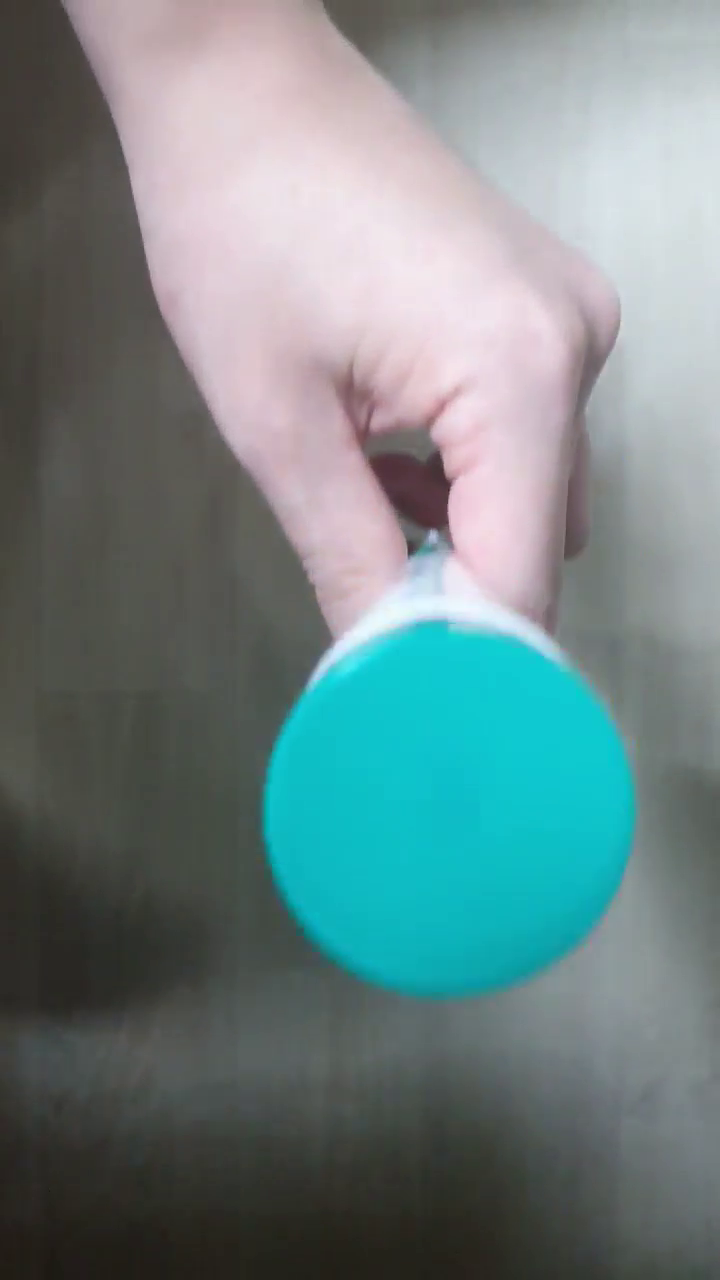
#> input picture frame 22 of Homework2/tracking3.mp4, 720 x 1280 px, given in place of tracking2.avi, which was not available
$ jupyter execute --allow-errors chap141.ipynb
#> lines starting #> are read from the running program, lines starting #| are printed output that depends on the picture; after the words box and inside, x2 and y2 are one past the last pixel; in counts of white or black regions, pixels touching at a corner belong together; pictures that were not available may be replaced by others from this repository, and a replacement may not be noted
[cell 1]
import cv2
flags = [i for i in dir(cv2) if i.startswith('COLOR_')]
print (flags)

[cell 2]
import cv2
import numpy as np

cap = cv2.VideoCapture("tracking2.avi")

while(1):
    # Take each frame
    ret, frame = cap.read()
#> frame is the input picture: shape (1280, 720, 3); mean B, G, R 132.4, 131.9, 112.9
    # Convert BGR to HSV
    if ret :
        hsv = cv2.cvtColor(frame, cv2.COLOR_BGR2HSV)
#> hsv: shape (1280, 720, 3); mean H, S, V 86.4, 50.6, 138.2
        # define range of blue color in HSV
        lower_blue = np.array([40,50,50])
        upper_blue = np.array([90,255,255])
        # Threshold the HSV image to get only blue colors
        mask = cv2.inRange(hsv, lower_blue, upper_blue)
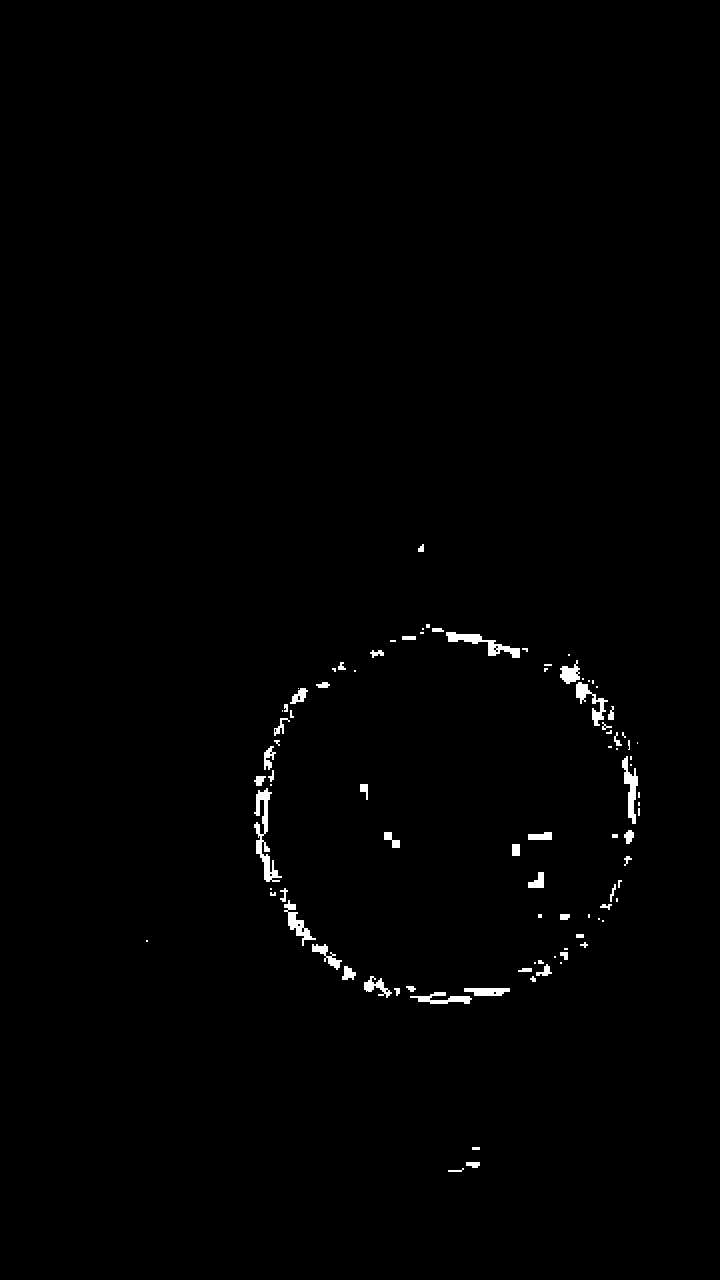
#> mask: shape (1280, 720); 0.78% white; 93 white regions (39 under 20 px), largest, box (x1, y1, x2, y2) and area: (254, 788, 282, 882) 830, (446, 632, 520, 658) 604, (622, 756, 638, 824) 484
        # Bitwise-AND mask and original image
        res = cv2.bitwise_and(frame,frame, mask= mask)
        cv2.imshow('frame',frame)
        cv2.imshow('mask',mask)
        cv2.imshow('res',res)

    else:
        break
    k = cv2.waitKey(5) & 0xFF
#> (key Esc is pressed here)
    if k == 27:
            break

cap.release()
cv2.destroyAllWindows()

[cell 3]
import cv2
import numpy as np
from matplotlib import pyplot as plt

img = cv2.imread('gray.png',0)
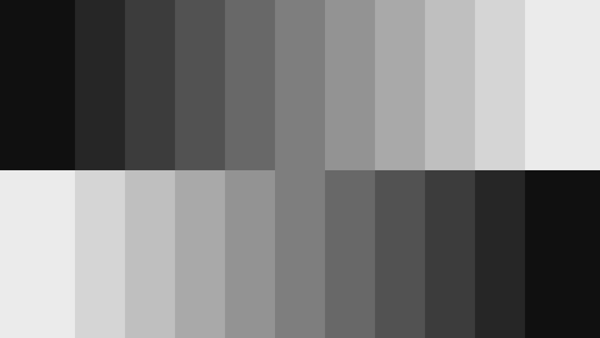
#> input picture Chap141/gray.png, 600 x 338 px
#> img is the input picture: shape (338, 600); min 6, max 245, mean 125.5
ret,thresh1 = cv2.threshold(img,127,255,cv2.THRESH_BINARY)
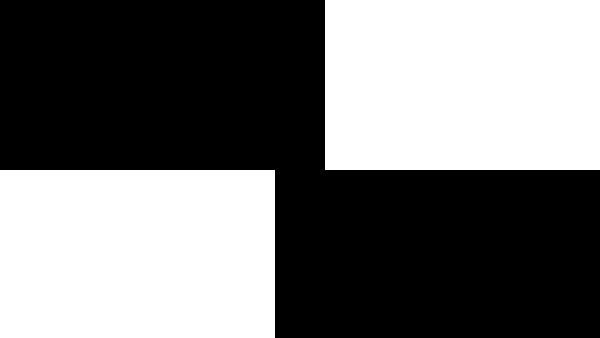
#> thresh1: shape (338, 600); 45.8% white; 2 white regions, box (x1, y1, x2, y2) and area: (325, 0, 600, 170) 46750, (0, 170, 275, 338) 46200
ret,thresh2 = cv2.threshold(img,127,255,cv2.THRESH_BINARY_INV)
ret,thresh3 = cv2.threshold(img,127,255,cv2.THRESH_TRUNC)
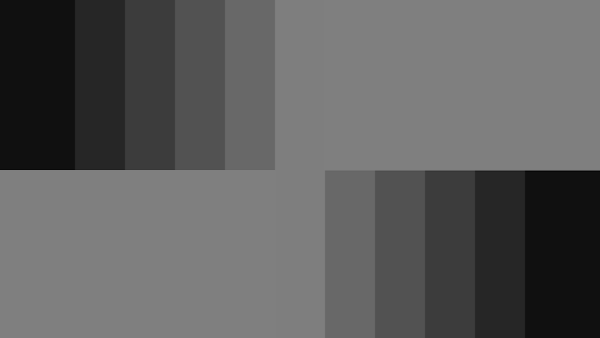
#> thresh3: shape (338, 600); min 6, max 127, mean 94.4
ret,thresh4 = cv2.threshold(img,127,255,cv2.THRESH_TOZERO)
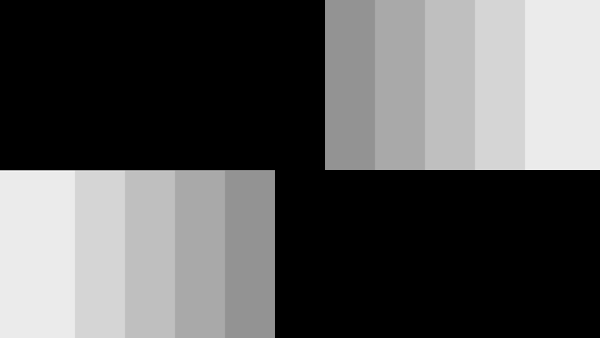
#> thresh4: shape (338, 600); min 0, max 245, mean 89.3
ret,thresh5 = cv2.threshold(img,127,255,cv2.THRESH_TOZERO_INV)
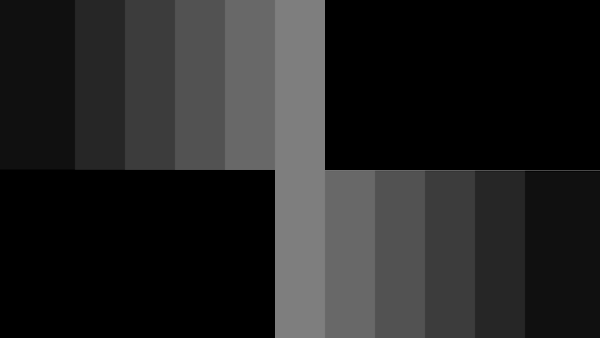
#> thresh5: shape (338, 600); min 0, max 127, mean 36.2

titles = ['Original Image','BINARY','BINARY_INV','TRUNC','TOZERO','TOZERO_INV']
images = [img, thresh1, thresh2, thresh3, thresh4, thresh5]

for i in range(6):
    plt.subplot(2,3,i+1),plt.imshow(images[i],'gray')
    plt.title(titles[i])
    plt.xticks([]),plt.yticks([])
plt.show()

[cell 4]
import cv2
import numpy as np
from matplotlib import pyplot as plt

img = cv2.imread('tree.jpg',0)
#> (the rest of this cell did not finish here and is left out)

[cell 5]
import cv2
import numpy as np
from matplotlib import pyplot as plt

img = cv2.imread('tree.jpg',0)
ret,thresh1 = cv2.threshold(img,127,255,cv2.THRESH_BINARY)
ret,thresh2 = cv2.threshold(img,127,255,cv2.THRESH_BINARY_INV)
ret,thresh3 = cv2.threshold(img,127,255,cv2.THRESH_TRUNC)
ret,thresh4 = cv2.threshold(img,127,255,cv2.THRESH_TOZERO)
ret,thresh5 = cv2.threshold(img,127,255,cv2.THRESH_TOZERO_INV)

titles = ['Original Image','BINARY','BINARY_INV','TRUNC','TOZERO','TOZERO_INV']
images = [img, thresh1, thresh2, thresh3, thresh4, thresh5]

#> (the rest of this cell did not finish here and is left out)

[cell 6]
import cv2
import numpy as np
from matplotlib import pyplot as plt

img = cv2.imread('tree2.jpg',0)
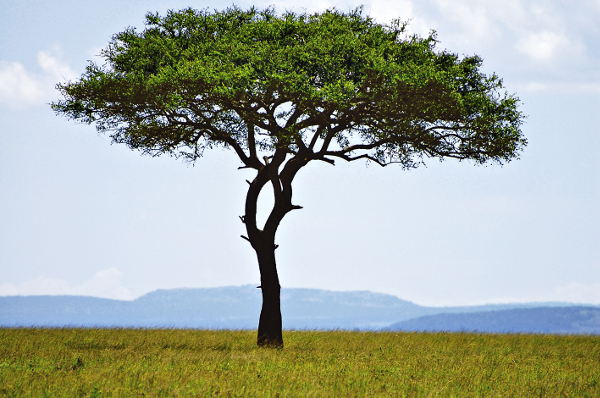
#> input picture Chap141/tree2.jpg, 600 x 398 px
#> img: shape (398, 600); min 0, max 255, mean 165.7
img = cv2.medianBlur(img,5)
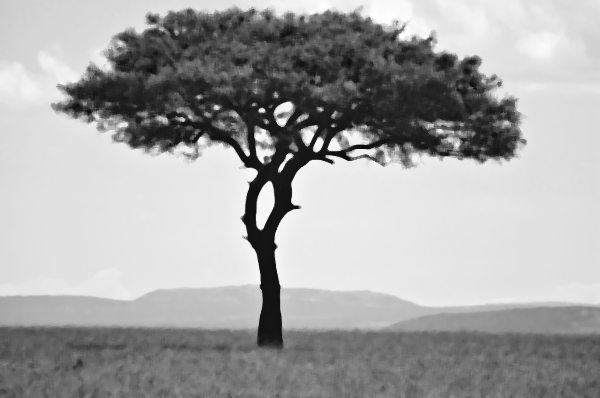
#> img: shape (398, 600); min 12, max 255, mean 164.8

ret,th1 = cv2.threshold(img,127,255,cv2.THRESH_BINARY)
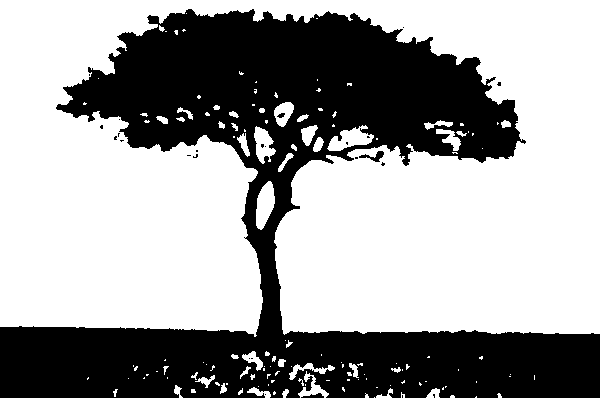
#> th1: shape (398, 600); 62.4% white; 26 black regions (22 under 20 px), largest, box (x1, y1, x2, y2) and area: (0, 9, 600, 398) 89530, (359, 151, 384, 162) 111, (301, 393, 324, 398) 66, (277, 113, 285, 118) 26
th2 = cv2.adaptiveThreshold(img,255,cv2.ADAPTIVE_THRESH_MEAN_C,\
    cv2.THRESH_BINARY,11,2)
#> th2: shape (398, 600); 75.4% white; 646 black regions (446 under 20 px), largest, box (x1, y1, x2, y2) and area: (50, 46, 527, 364) 23912, (287, 305, 600, 381) 4124, (0, 325, 253, 352) 2370
th3 = cv2.adaptiveThreshold(img,255,cv2.ADAPTIVE_THRESH_GAUSSIAN_C,\
    cv2.THRESH_BINARY,11,2)
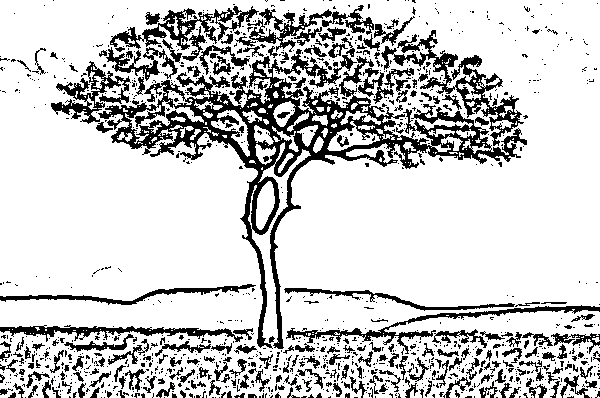
#> th3: shape (398, 600); 79.5% white; 1182 black regions (948 under 20 px), largest, box (x1, y1, x2, y2) and area: (98, 49, 527, 349) 17451, (381, 30, 524, 146) 2940, (110, 6, 259, 50) 1823

titles = ['Original Image', 'Global Thresholding (v = 127)',
'Adaptive Mean Thresholding', 'Adaptive Gaussian Thresholding']

images = [img, th1, th2, th3]
for i in range(4):
    plt.subplot(2,2,i+1),plt.imshow(images[i],'gray')
    plt.title(titles[i])
    plt.xticks([]),plt.yticks([])
plt.show()

[cell 7]
import cv2
import numpy as np
from matplotlib import pyplot as plt

img = cv2.imread('tree.jpg',0)
# global thresholding
ret1,th1 = cv2.threshold(img,127,255,cv2.THRESH_BINARY)

# Otsu's thresholding
ret2,th2 = cv2.threshold(img,0,255,cv2.THRESH_BINARY+cv2.THRESH_OTSU)
#> ret2 = 0

# Otsu's thresholding after Gaussian filtering
#> (the rest of this cell did not finish here and is left out)

$ run again, starting later in the video
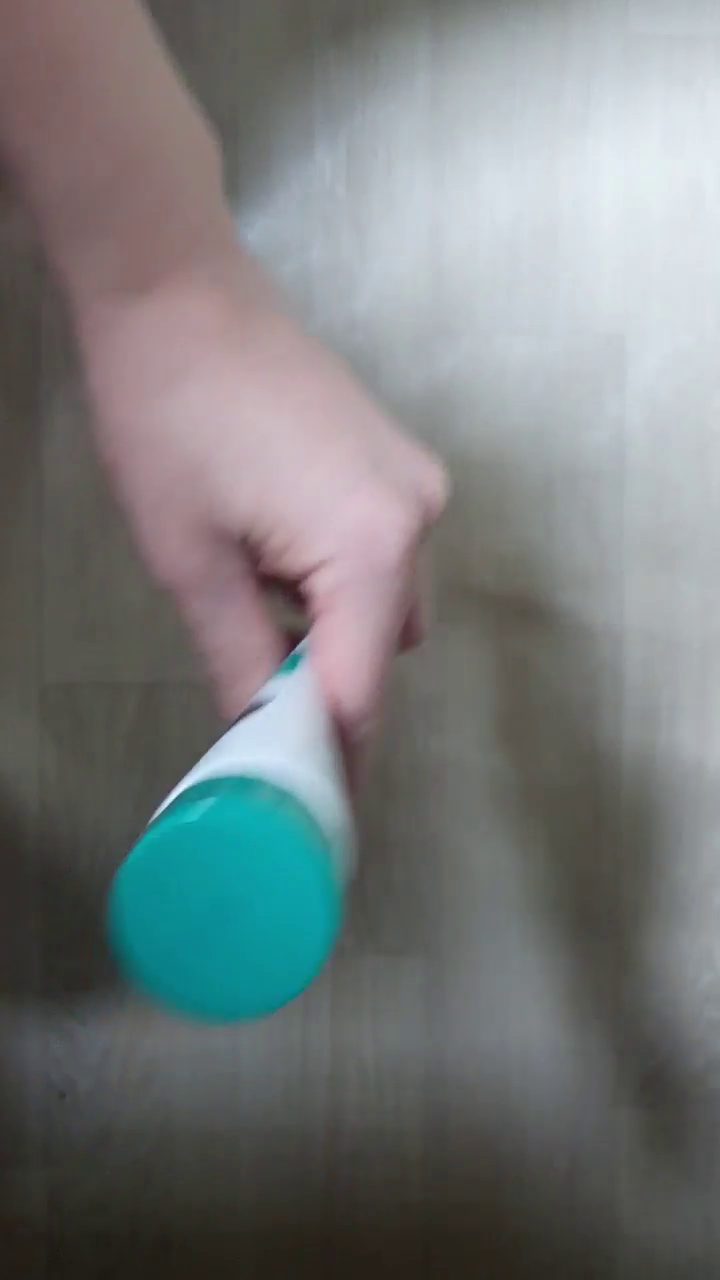
#> input picture frame 99 of Homework2/tracking3.mp4, 720 x 1280 px, given in place of tracking2.avi, which was not available
#> frame is the input picture: shape (1280, 720, 3); mean B, G, R 123.3, 123.1, 119
#> hsv: shape (1280, 720, 3); mean H, S, V 74.2, 35.5, 129.8
#> mask: shape (1280, 720); 0.95% white; 70 white regions (35 under 20 px), largest, box (x1, y1, x2, y2) and area: (240, 794, 330, 854) 1956, (306, 850, 348, 948) 1716, (138, 996, 208, 1024) 541
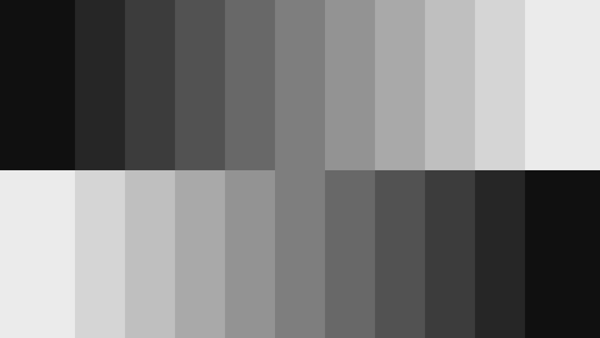
#> input picture Chap141/gray.png, 600 x 338 px
#> img is the input picture: shape (338, 600); min 6, max 245, mean 125.5
#> thresh1: shape (338, 600); 45.8% white; 2 white regions, box (x1, y1, x2, y2) and area: (325, 0, 600, 170) 46750, (0, 170, 275, 338) 46200
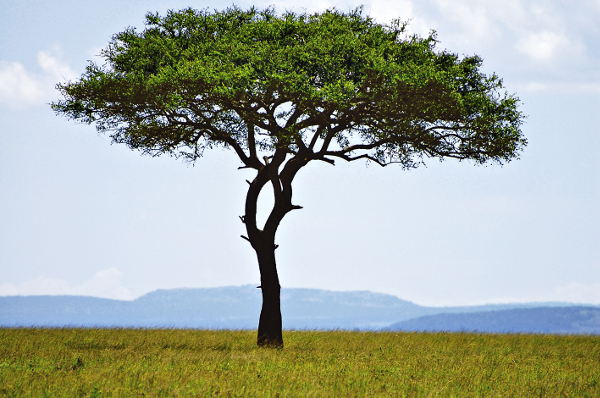
#> input picture Chap141/tree2.jpg, 600 x 398 px
#> th1: shape (398, 600); 62.4% white; 26 black regions (22 under 20 px), largest, box (x1, y1, x2, y2) and area: (0, 9, 600, 398) 89530, (359, 151, 384, 162) 111, (301, 393, 324, 398) 66, (277, 113, 285, 118) 26
#> th2: shape (398, 600); 75.4% white; 646 black regions (446 under 20 px), largest, box (x1, y1, x2, y2) and area: (50, 46, 527, 364) 23912, (287, 305, 600, 381) 4124, (0, 325, 253, 352) 2370
#> th3: shape (398, 600); 79.5% white; 1182 black regions (948 under 20 px), largest, box (x1, y1, x2, y2) and area: (98, 49, 527, 349) 17451, (381, 30, 524, 146) 2940, (110, 6, 259, 50) 1823
#> ret2 = 0

$ run again, starting later in the video
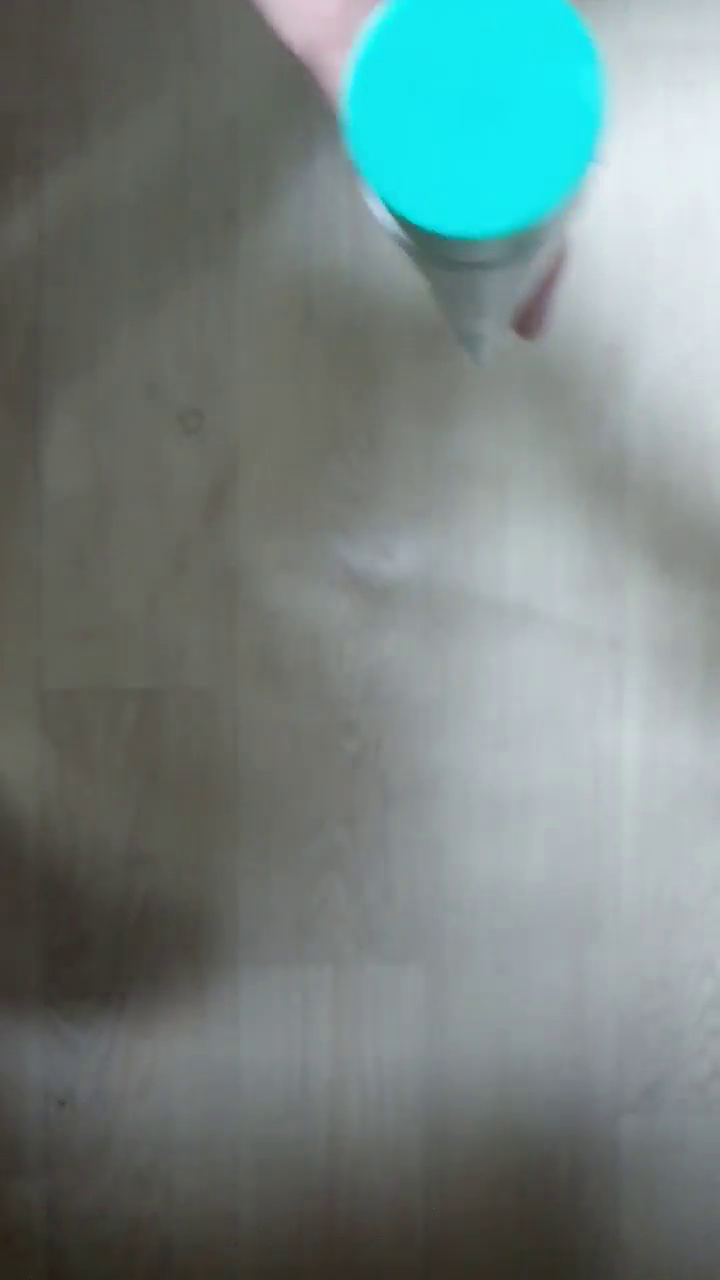
#> input picture frame 176 of Homework2/tracking3.mp4, 720 x 1280 px, given in place of tracking2.avi, which was not available
#> frame is the input picture: shape (1280, 720, 3); mean B, G, R 128.5, 130.7, 115.1
#> hsv: shape (1280, 720, 3); mean H, S, V 63.6, 32.6, 132.8
#> mask: shape (1280, 720); 0.54% white; 57 white regions (19 under 20 px), largest, box (x1, y1, x2, y2) and area: (388, 202, 540, 266) 2464, (376, 2, 408, 32) 416, (536, 192, 560, 212) 176
#> thresh1: shape (338, 600); 45.8% white; 2 white regions, box (x1, y1, x2, y2) and area: (325, 0, 600, 170) 46750, (0, 170, 275, 338) 46200
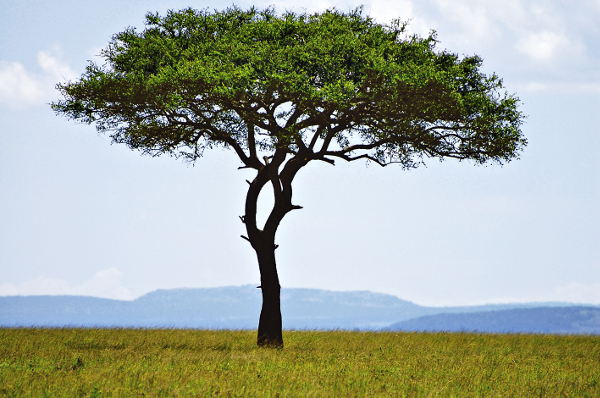
#> input picture Chap141/tree2.jpg, 600 x 398 px
#> th1: shape (398, 600); 62.4% white; 26 black regions (22 under 20 px), largest, box (x1, y1, x2, y2) and area: (0, 9, 600, 398) 89530, (359, 151, 384, 162) 111, (301, 393, 324, 398) 66, (277, 113, 285, 118) 26
#> th2: shape (398, 600); 75.4% white; 646 black regions (446 under 20 px), largest, box (x1, y1, x2, y2) and area: (50, 46, 527, 364) 23912, (287, 305, 600, 381) 4124, (0, 325, 253, 352) 2370
#> th3: shape (398, 600); 79.5% white; 1182 black regions (948 under 20 px), largest, box (x1, y1, x2, y2) and area: (98, 49, 527, 349) 17451, (381, 30, 524, 146) 2940, (110, 6, 259, 50) 1823
#> ret2 = 0
